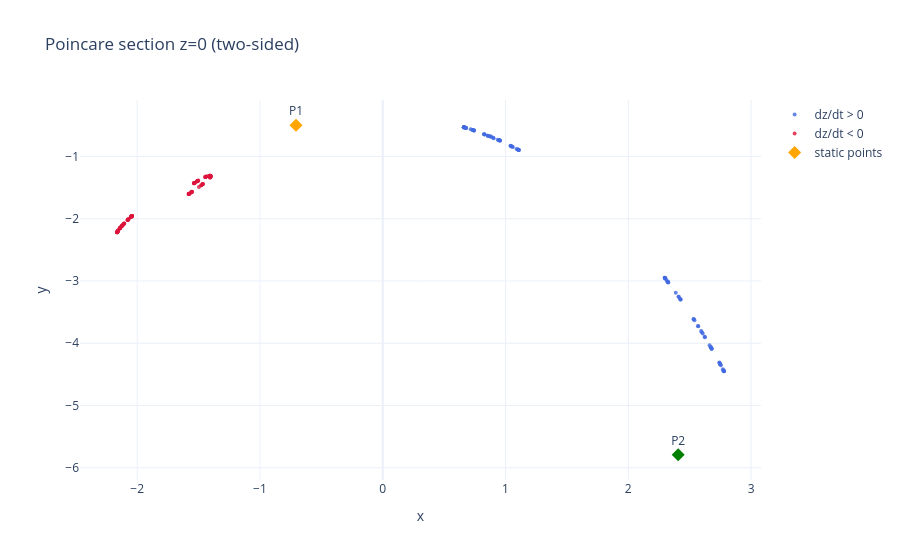
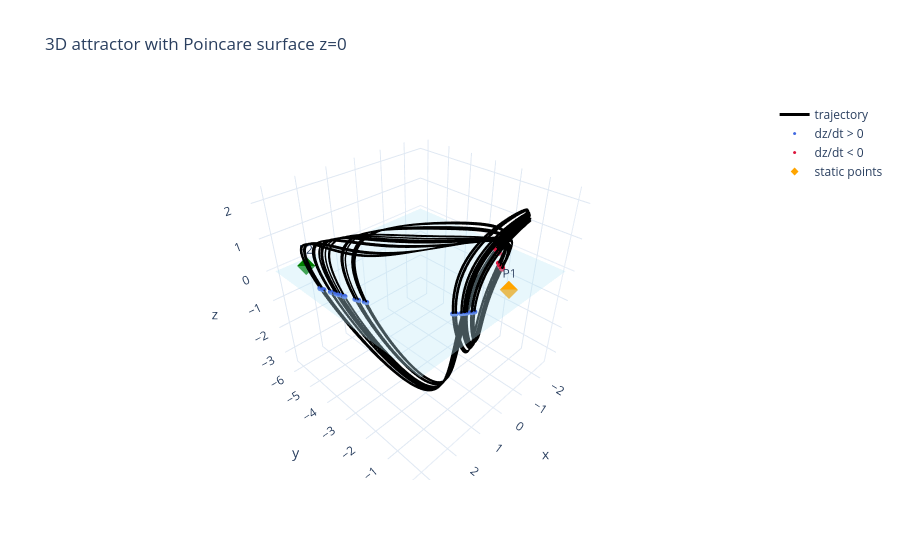

The code cell stored with these charts, in order, in its notebook:
### Markdown cell above
### Построить сечение Пуанкаре аттрактора динамической системы.

### Code cell
# Uses shared imports and system function from the general cell.

# -------- Parameters --------
section_z = 0.0              # Poincare section: z = 0
s0 = [0.2, -0.2, 0.1]        # Initial condition (not exactly on section)
t_span = (0.0, 600.0)        # Long integration for attractor sampling
discard_time = 120.0         # Transient to skip
rtol, atol = DEFAULT_RTOL, DEFAULT_ATOL

# Two static reference points
static_points = STATIC_POINTS
static_labels = STATIC_LABELS

# -------- Integrate with dense output --------
sol = solve_ivp(
    f,
    t_span,
    s0,
    dense_output=True,
    max_step=0.05,
    rtol=rtol,
    atol=atol,
)

if not sol.success:
    raise RuntimeError(f"Integration failed: {sol.message}")

# -------- Detect crossings of z-section --------
t_grid = sol.t
xyz_grid = sol.y.T  # columns: x, y, z

cross_all = []   # two-sided crossings
cross_up = []    # one-sided crossings (z goes from - to +)
cross_dn = []    # opposite direction (for coloring in two-sided plot)

for i in range(len(t_grid) - 1):
    t1, t2 = t_grid[i], t_grid[i + 1]
    z1 = xyz_grid[i, 2] - section_z
    z2 = xyz_grid[i + 1, 2] - section_z

    # Skip early transient intervals
    if t2 < discard_time:
        continue

    # Root in [t1, t2] if sign changed or one endpoint is exactly on section
    if z1 == 0.0 and z2 == 0.0:
        continue
    if z1 * z2 > 0.0:
        continue

    # Linear interpolation for crossing time (sufficient with small max_step)
    if abs(z2 - z1) < 1e-15:
        alpha = 0.5
    else:
        alpha = -z1 / (z2 - z1)
    alpha = min(1.0, max(0.0, alpha))

    tc = t1 + alpha * (t2 - t1)
    xc, yc, zc = sol.sol(tc)

    # Determine direction using dz/dt at crossing
    dzc = rhs((xc, yc, zc))[2]

    cross_all.append((xc, yc, dzc))
    if dzc > 0:
        cross_up.append((xc, yc))
    else:
        cross_dn.append((xc, yc))

cross_all = np.array(cross_all)
cross_up = np.array(cross_up)
cross_dn = np.array(cross_dn)

print(f"Total crossings (two-sided): {len(cross_all)}")
print(f"Crossings with dz/dt > 0: {len(cross_up)}")
print(f"Crossings with dz/dt < 0: {len(cross_dn)}")

# -------- Plot two-sided section --------
fig_two = go.Figure()

if len(cross_up) > 0:
    fig_two.add_trace(
        go.Scatter(
            x=cross_up[:, 0],
            y=cross_up[:, 1],
            mode="markers",
            marker=dict(size=4, color="royalblue", opacity=0.8),
            name="dz/dt > 0",
        )
    )

if len(cross_dn) > 0:
    fig_two.add_trace(
        go.Scatter(
            x=cross_dn[:, 0],
            y=cross_dn[:, 1],
            mode="markers",
            marker=dict(size=4, color="crimson", opacity=0.8),
            name="dz/dt < 0",
        )
    )

fig_two.add_trace(
    go.Scatter(
        x=static_points[:, 0],
        y=static_points[:, 1],
        mode="markers+text",
        marker=dict(size=10, color=["orange", "green"], symbol="diamond"),
        text=static_labels,
        textposition="top center",
        name="static points",
    )
)

fig_two.update_layout(
    title="Poincare section z=0 (two-sided)",
    xaxis_title="x",
    yaxis_title="y",
    template="plotly_white",
)
fig_two.show()

# -------- 3D trajectory + section surface --------
t_plot_start = max(discard_time, t_span[0])
t_plot = np.linspace(t_plot_start, t_span[1], 8000)
traj = sol.sol(t_plot)  # shape: (3, N)

# Section points in 3D (all lie on z = section_z)
if len(cross_all) > 0:
    cross_xyz = np.column_stack([cross_all[:, 0], cross_all[:, 1], np.full(len(cross_all), section_z)])
else:
    cross_xyz = np.empty((0, 3))

# Plane z = section_z over trajectory x/y range
x_min, x_max = float(np.min(traj[0])), float(np.max(traj[0]))
y_min, y_max = float(np.min(traj[1])), float(np.max(traj[1]))
margin_x = 0.08 * (x_max - x_min + 1e-12)
margin_y = 0.08 * (y_max - y_min + 1e-12)

x_plane = np.linspace(x_min - margin_x, x_max + margin_x, 25)
y_plane = np.linspace(y_min - margin_y, y_max + margin_y, 25)
X_plane, Y_plane = np.meshgrid(x_plane, y_plane)
Z_plane = np.full_like(X_plane, section_z)

fig_3d = go.Figure()

fig_3d.add_trace(
    go.Scatter3d(
        x=traj[0],
        y=traj[1],
        z=traj[2],
        mode="lines",
        line=dict(color="black", width=3),
        name="trajectory",
    )
)

fig_3d.add_trace(
    go.Surface(
        x=X_plane,
        y=Y_plane,
        z=Z_plane,
        opacity=0.35,
        colorscale=[[0, "lightblue"], [1, "lightblue"]],
        showscale=False,
        name="z = 0 plane",
    )
)

if len(cross_up) > 0:
    fig_3d.add_trace(
        go.Scatter3d(
            x=cross_up[:, 0],
            y=cross_up[:, 1],
            z=np.full(len(cross_up), section_z),
            mode="markers",
            marker=dict(size=3, color="royalblue"),
            name="dz/dt > 0",
        )
    )

if len(cross_dn) > 0:
    fig_3d.add_trace(
        go.Scatter3d(
            x=cross_dn[:, 0],
            y=cross_dn[:, 1],
            z=np.full(len(cross_dn), section_z),
            mode="markers",
            marker=dict(size=3, color="crimson"),
            name="dz/dt < 0",
        )
    )

fig_3d.add_trace(
    go.Scatter3d(
        x=static_points[:, 0],
        y=static_points[:, 1],
        z=static_points[:, 2],
        mode="markers+text",
        marker=dict(size=6, color=["orange", "green"], symbol="diamond"),
        text=static_labels,
        textposition="top center",
        name="static points",
    )
)

fig_3d.update_layout(
    title="3D attractor with Poincare surface z=0",
    scene=dict(
        xaxis_title="x",
        yaxis_title="y",
        zaxis_title="z",
        aspectmode="cube",
    ),
    template="plotly_white",
)
fig_3d.show()

### Figure 1 — Plotly figure (JSON) as saved in the notebook; plotly's stock layout.template omitted (floating-point values rounded to 4 significant figures)
{"data": [{"marker": {"color": "royalblue", "opacity": 0.8, "size": 4}, "mode": "markers", "name": "dz/dt > 0", "type": "scatter", "x": [0.6621, 2.3, 1.101, 2.776, 0.9475, 2.672, 0.7326, 2.41, 0.8552, 2.569, 0.6601, 2.297, 1.108, 2.779, 0.9543, 2.679, 0.7431, 2.425, 0.8258, 2.533, 0.6775, 2.324, 1.044, 2.744, 0.8772, 2.599, 0.6617, 2.3, 1.101, 2.776, 0.9474, 2.672, 0.7325, 2.41, 0.8555, 2.569, 0.66, 2.297, 1.108, 2.779, 0.9545, 2.679, 0.7434, 2.426, 0.8248, 2.532, 0.6785, 2.325, 1.04, 2.741, 0.8721, 2.594, 0.6601, 2.298, 1.107, 2.778, 0.9531, 2.678, 0.7413, 2.423, 0.8307, 2.539, 0.6732, 2.317, 1.06, 2.754, 0.8999, 2.624, 0.6753, 2.322, 1.048, 2.746, 0.8835, 2.606, 0.6644, 2.305, 1.09, 2.77, 0.9367, 2.662, 0.7169, 2.387, 0.903, 2.622, 0.6736, 2.32, 1.054, 2.75], "y": [-0.5318, -2.958, -0.8904, -4.436, -0.7397, -4.066, -0.5747, -3.254, -0.668, -3.725, -0.5304, -2.95, -0.8981, -4.449, -0.7457, -4.088, -0.5817, -3.297, -0.6451, -3.614, -0.5417, -3.02, -0.8335, -4.318, -0.6807, -3.823, -0.5308, -2.958, -0.8904, -4.436, -0.7397, -4.065, -0.5747, -3.254, -0.6682, -3.726, -0.5304, -2.95, -0.8984, -4.45, -0.7459, -4.088, -0.5819, -3.299, -0.6444, -3.61, -0.5423, -3.024, -0.8303, -4.309, -0.6766, -3.804, -0.53, -2.951, -0.8968, -4.447, -0.7447, -4.084, -0.5805, -3.29, -0.6489, -3.633, -0.5389, -3.003, -0.8491, -4.354, -0.6992, -3.904, -0.5387, -3.016, -0.8377, -4.328, -0.6857, -3.846, -0.5323, -2.969, -0.8795, -4.417, -0.7304, -4.03, -0.5645, -3.189, -0.7067, -3.897, -0.5377, -3.009, -0.8438, -4.342]}, {"marker": {"color": "crimson", "opacity": 0.8, "size": 4}, "mode": "markers", "name": "dz/dt < 0", "type": "scatter", "x": [-1.401, -2.043, -1.577, -2.163, -1.534, -2.141, -1.44, -2.074, -1.477, -2.115, -1.401, -2.042, -1.58, -2.164, -1.537, -2.142, -1.445, -2.078, -1.465, -2.106, -1.406, -2.05, -1.554, -2.157, -1.505, -2.123, -1.404, -2.043, -1.577, -2.163, -1.534, -2.141, -1.44, -2.074, -1.478, -2.116, -1.401, -2.042, -1.58, -2.164, -1.537, -2.142, -1.445, -2.078, -1.465, -2.106, -1.407, -2.05, -1.553, -2.156, -1.503, -2.122, -1.403, -2.042, -1.58, -2.164, -1.537, -2.142, -1.444, -2.077, -1.467, -2.108, -1.405, -2.048, -1.561, -2.159, -1.515, -2.129, -1.412, -2.049, -1.556, -2.157, -1.508, -2.125, -1.406, -2.044, -1.573, -2.162, -1.53, -2.138, -1.433, -2.067, -1.497, -2.129, -1.411, -2.049, -1.559, -2.158, -1.511], "y": [-1.322, -1.957, -1.599, -2.216, -1.427, -2.152, -1.325, -2.013, -1.461, -2.097, -1.318, -1.955, -1.603, -2.219, -1.431, -2.156, -1.329, -2.021, -1.443, -2.078, -1.339, -1.969, -1.569, -2.195, -1.39, -2.112, -1.309, -1.957, -1.599, -2.216, -1.427, -2.152, -1.325, -2.013, -1.462, -2.097, -1.318, -1.955, -1.603, -2.219, -1.431, -2.156, -1.329, -2.022, -1.443, -2.077, -1.34, -1.97, -1.567, -2.193, -1.387, -2.109, -1.31, -1.956, -1.603, -2.218, -1.43, -2.155, -1.328, -2.02, -1.446, -2.081, -1.335, -1.966, -1.577, -2.201, -1.401, -2.126, -1.308, -1.968, -1.571, -2.197, -1.393, -2.116, -1.308, -1.959, -1.594, -2.212, -1.421, -2.146, -1.32, -2.001, -1.49, -2.125, -1.308, -1.967, -1.574, -2.199, -1.398]}, {"marker": {"color": ["orange", "green"], "size": 10, "symbol": "diamond"}, "mode": "markers+text", "name": "static points", "text": ["P1", "P2"], "textposition": "top center", "type": "scatter", "x": [-0.7064, 2.406], "y": [-0.4991, -5.791]}], "layout": {"title": {"text": "Poincare section z=0 (two-sided)"}, "xaxis": {"title": {"text": "x"}}, "yaxis": {"title": {"text": "y"}}}}

### Figure 2 — Plotly figure (JSON) as saved in the notebook; plotly's stock layout.template omitted (floating-point values rounded to 4 significant figures; data arrays with more than 128 entries replaced by an {"elided": "..."} marker saying what was removed)
{"data": [{"line": {"color": "black", "width": 3}, "mode": "lines", "name": "trajectory", "type": "scatter3d", "x": {"elided": "8000 float values"}, "y": {"elided": "8000 float values"}, "z": {"elided": "8000 float values"}}, {"colorscale": [[0, "lightblue"], [1, "lightblue"]], "name": "z = 0 plane", "opacity": 0.35, "showscale": false, "type": "surface", "x": {"elided": "25x25 float values"}, "y": {"elided": "25x25 float values"}, "z": {"elided": "25x25 float values"}}, {"marker": {"color": "royalblue", "size": 3}, "mode": "markers", "name": "dz/dt > 0", "type": "scatter3d", "x": [0.6621, 2.3, 1.101, 2.776, 0.9475, 2.672, 0.7326, 2.41, 0.8552, 2.569, 0.6601, 2.297, 1.108, 2.779, 0.9543, 2.679, 0.7431, 2.425, 0.8258, 2.533, 0.6775, 2.324, 1.044, 2.744, 0.8772, 2.599, 0.6617, 2.3, 1.101, 2.776, 0.9474, 2.672, 0.7325, 2.41, 0.8555, 2.569, 0.66, 2.297, 1.108, 2.779, 0.9545, 2.679, 0.7434, 2.426, 0.8248, 2.532, 0.6785, 2.325, 1.04, 2.741, 0.8721, 2.594, 0.6601, 2.298, 1.107, 2.778, 0.9531, 2.678, 0.7413, 2.423, 0.8307, 2.539, 0.6732, 2.317, 1.06, 2.754, 0.8999, 2.624, 0.6753, 2.322, 1.048, 2.746, 0.8835, 2.606, 0.6644, 2.305, 1.09, 2.77, 0.9367, 2.662, 0.7169, 2.387, 0.903, 2.622, 0.6736, 2.32, 1.054, 2.75], "y": [-0.5318, -2.958, -0.8904, -4.436, -0.7397, -4.066, -0.5747, -3.254, -0.668, -3.725, -0.5304, -2.95, -0.8981, -4.449, -0.7457, -4.088, -0.5817, -3.297, -0.6451, -3.614, -0.5417, -3.02, -0.8335, -4.318, -0.6807, -3.823, -0.5308, -2.958, -0.8904, -4.436, -0.7397, -4.065, -0.5747, -3.254, -0.6682, -3.726, -0.5304, -2.95, -0.8984, -4.45, -0.7459, -4.088, -0.5819, -3.299, -0.6444, -3.61, -0.5423, -3.024, -0.8303, -4.309, -0.6766, -3.804, -0.53, -2.951, -0.8968, -4.447, -0.7447, -4.084, -0.5805, -3.29, -0.6489, -3.633, -0.5389, -3.003, -0.8491, -4.354, -0.6992, -3.904, -0.5387, -3.016, -0.8377, -4.328, -0.6857, -3.846, -0.5323, -2.969, -0.8795, -4.417, -0.7304, -4.03, -0.5645, -3.189, -0.7067, -3.897, -0.5377, -3.009, -0.8438, -4.342], "z": [0.0, 0.0, 0.0, 0.0, 0.0, 0.0, 0.0, 0.0, 0.0, 0.0, 0.0, 0.0, 0.0, 0.0, 0.0, 0.0, 0.0, 0.0, 0.0, 0.0, 0.0, 0.0, 0.0, 0.0, 0.0, 0.0, 0.0, 0.0, 0.0, 0.0, 0.0, 0.0, 0.0, 0.0, 0.0, 0.0, 0.0, 0.0, 0.0, 0.0, 0.0, 0.0, 0.0, 0.0, 0.0, 0.0, 0.0, 0.0, 0.0, 0.0, 0.0, 0.0, 0.0, 0.0, 0.0, 0.0, 0.0, 0.0, 0.0, 0.0, 0.0, 0.0, 0.0, 0.0, 0.0, 0.0, 0.0, 0.0, 0.0, 0.0, 0.0, 0.0, 0.0, 0.0, 0.0, 0.0, 0.0, 0.0, 0.0, 0.0, 0.0, 0.0, 0.0, 0.0, 0.0, 0.0, 0.0, 0.0]}, {"marker": {"color": "crimson", "size": 3}, "mode": "markers", "name": "dz/dt < 0", "type": "scatter3d", "x": [-1.401, -2.043, -1.577, -2.163, -1.534, -2.141, -1.44, -2.074, -1.477, -2.115, -1.401, -2.042, -1.58, -2.164, -1.537, -2.142, -1.445, -2.078, -1.465, -2.106, -1.406, -2.05, -1.554, -2.157, -1.505, -2.123, -1.404, -2.043, -1.577, -2.163, -1.534, -2.141, -1.44, -2.074, -1.478, -2.116, -1.401, -2.042, -1.58, -2.164, -1.537, -2.142, -1.445, -2.078, -1.465, -2.106, -1.407, -2.05, -1.553, -2.156, -1.503, -2.122, -1.403, -2.042, -1.58, -2.164, -1.537, -2.142, -1.444, -2.077, -1.467, -2.108, -1.405, -2.048, -1.561, -2.159, -1.515, -2.129, -1.412, -2.049, -1.556, -2.157, -1.508, -2.125, -1.406, -2.044, -1.573, -2.162, -1.53, -2.138, -1.433, -2.067, -1.497, -2.129, -1.411, -2.049, -1.559, -2.158, -1.511], "y": [-1.322, -1.957, -1.599, -2.216, -1.427, -2.152, -1.325, -2.013, -1.461, -2.097, -1.318, -1.955, -1.603, -2.219, -1.431, -2.156, -1.329, -2.021, -1.443, -2.078, -1.339, -1.969, -1.569, -2.195, -1.39, -2.112, -1.309, -1.957, -1.599, -2.216, -1.427, -2.152, -1.325, -2.013, -1.462, -2.097, -1.318, -1.955, -1.603, -2.219, -1.431, -2.156, -1.329, -2.022, -1.443, -2.077, -1.34, -1.97, -1.567, -2.193, -1.387, -2.109, -1.31, -1.956, -1.603, -2.218, -1.43, -2.155, -1.328, -2.02, -1.446, -2.081, -1.335, -1.966, -1.577, -2.201, -1.401, -2.126, -1.308, -1.968, -1.571, -2.197, -1.393, -2.116, -1.308, -1.959, -1.594, -2.212, -1.421, -2.146, -1.32, -2.001, -1.49, -2.125, -1.308, -1.967, -1.574, -2.199, -1.398], "z": [0.0, 0.0, 0.0, 0.0, 0.0, 0.0, 0.0, 0.0, 0.0, 0.0, 0.0, 0.0, 0.0, 0.0, 0.0, 0.0, 0.0, 0.0, 0.0, 0.0, 0.0, 0.0, 0.0, 0.0, 0.0, 0.0, 0.0, 0.0, 0.0, 0.0, 0.0, 0.0, 0.0, 0.0, 0.0, 0.0, 0.0, 0.0, 0.0, 0.0, 0.0, 0.0, 0.0, 0.0, 0.0, 0.0, 0.0, 0.0, 0.0, 0.0, 0.0, 0.0, 0.0, 0.0, 0.0, 0.0, 0.0, 0.0, 0.0, 0.0, 0.0, 0.0, 0.0, 0.0, 0.0, 0.0, 0.0, 0.0, 0.0, 0.0, 0.0, 0.0, 0.0, 0.0, 0.0, 0.0, 0.0, 0.0, 0.0, 0.0, 0.0, 0.0, 0.0, 0.0, 0.0, 0.0, 0.0, 0.0, 0.0]}, {"marker": {"color": ["orange", "green"], "size": 6, "symbol": "diamond"}, "mode": "markers+text", "name": "static points", "text": ["P1", "P2"], "textposition": "top center", "type": "scatter3d", "x": [-0.7064, 2.406], "y": [-0.4991, -5.791], "z": [0.0, 0.0]}], "layout": {"scene": {"aspectmode": "cube", "xaxis": {"title": {"text": "x"}}, "yaxis": {"title": {"text": "y"}}, "zaxis": {"title": {"text": "z"}}}, "title": {"text": "3D attractor with Poincare surface z=0"}}}
